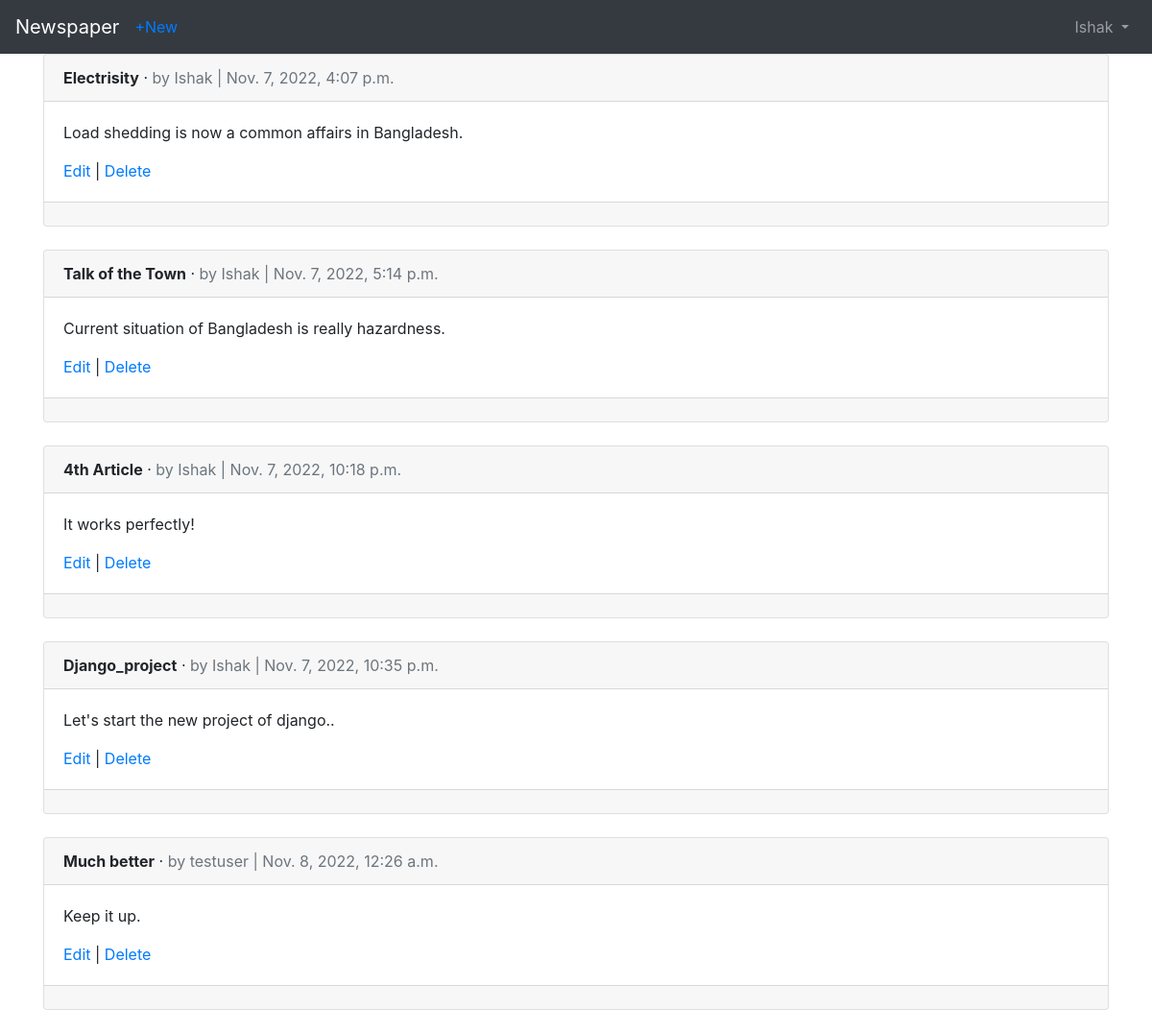
/articles/ (signed in), run on the app's committed database.
### accounts/models.py (models this page shows)
class CustomUser(AbstractUser):
    age = models.PositiveIntegerField(null=True,blank=True)

### articles/models.py (models this page shows, shortened)
class Articles(models.Model):
    title = models.CharField(max_length=255)
    body = models.TextField()
    date = models.DateTimeField(auto_now_add = True)
    author = models.ForeignKey(
        get_user_model(),
        on_delete = models.CASCADE,
    )

### articles/views.py (the view)
# urls.py: path('',ArticleListView.as_view(),name='article_list'),
class ArticleListView(LoginRequiredMixin,ListView):
    model = Articles
    template_name = 'articles/article_list.html'

### articles/templates/articles/article_list.html (shortened to what this page needs)
{% extends 'accounts/base.html' %}
{% block content %}
{% for article in  object_list %}
<div class="card">
    <div class="card-header">
        <span class="font-weight-bold">{{article.title}}</span> &middot;
        <span class="text-muted">by {{article.author}} | {{article.date}}</span>
    </div>
    <div class="card-body">
        <p>{{ article.body }}</p>
        <a href="{% url 'articles:article_edit' article.pk %}">Edit</a> |
        <a href="{% url 'articles:article_delete' article.pk %}">Delete</a>
        </div>
         <div class="card-footer">
         </div>
        </div>
<br />
{% endfor %}
{% endblock content %}

### accounts/templates/accounts/base.html (shortened to what this page needs)
<!DOCTYPE html>
{% load static %}
<html lang="en">
<head>
    <link rel="stylesheet" href="https://cdn.jsdelivr.net/npm/bootstrap@4.5.3/dist/css/bootstrap.min.css">
</head>
<body>
    <nav class="navbar navbar-expand-lg navbar-dark bg-dark">
        <a class="navbar-brand" href="{% url 'pages:home' %}">Newspaper</a>
         {% if user.is_authenticated %}
         <ul class="navbar-nav mr-auto">
            <li class="nav-item">
                <a href="{% url 'articles:article_new' %}">+New</a>
            </li>
         </ul>
         {% endif %}
        <div class="collapse navbar-collapse" id="navbarSupportedContent">
            {% if user.is_authenticated %}
            <ul class="navbar-nav ml-auto">
            <li class="nav-item">
            <a class="nav-link dropdown-toggle" href="#"
            id="navbarDropdown" role="button" data-toggle="dropdown"
            aria-haspopup="true" aria-expanded="false">
            {{ user.username }}
            </a>
   </li>
    </ul>
    {% else %}
    <form class="form-inline ml-auto">
     <a href="{% url 'login' %}" class="btn btn-outline-secondary">Log In</a>
<a href="{% url 'accounts:signup' %}" class="btn btn-primary ml-2">Sign up</a>
   </form>
    {% endif %}
    </div>
   </nav>
    <main>
 <div class="container">
    {% block content %}
    {% endblock content %}
</div>
</main>
</body>
</html>

### data on the page
CustomUser: username "Ishak"
Articles: title "Electrisity", author "Ishak", date "Nov. 7, 2022, 4:07 p.m.", body "Load shedding is now a common affairs in Bangladesh."
Articles: title "Talk of the Town", author "Ishak", date "Nov. 7, 2022, 5:14 p.m.", body "Current situation of Bangladesh is really hazardness."
Articles: title "4th Article", author "Ishak", date "Nov. 7, 2022, 10:18 p.m.", body "It works perfectly!"
Articles: title "Django_project", author "Ishak", date "Nov. 7, 2022, 10:35 p.m.", body "Let's start the new project of django.."
Articles: title "Much better", author "testuser", date "Nov. 8, 2022, 12:26 a.m.", body "Keep it up."
